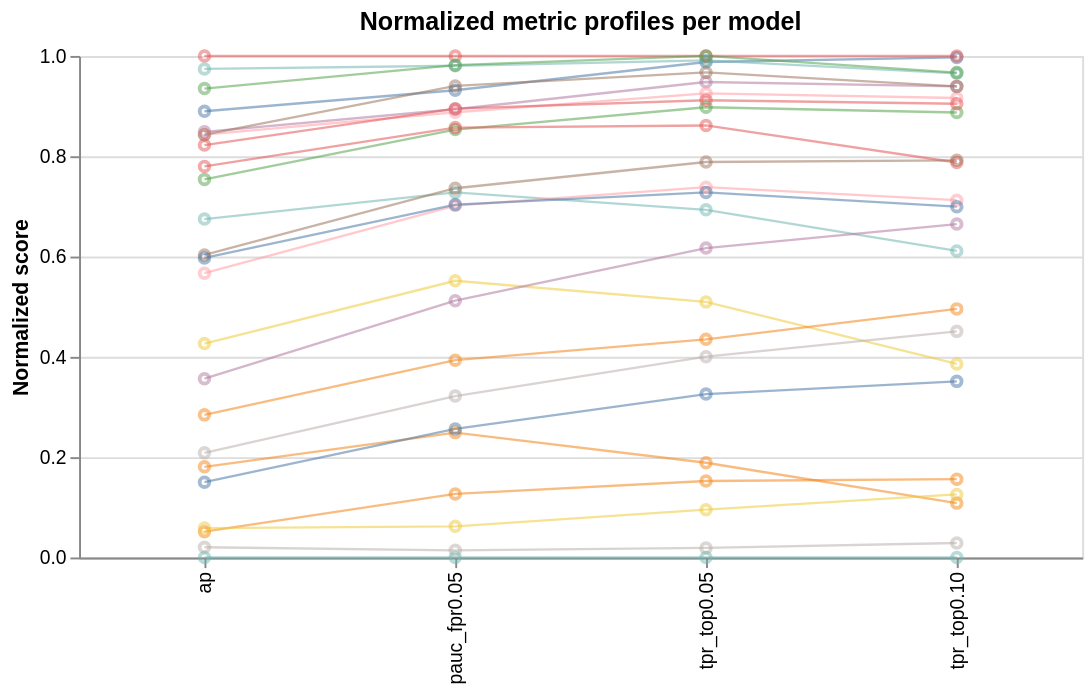

Notebook code cell kept with this figure:
### Markdown cell above
## Altair slope chart (fold pattern)

### Code cell
# --- Altair slope chart (melted dataframe; robust) ---
metric_order = ['ap','pauc_fpr0.05','tpr_top0.05','tpr_top0.10']
metric_order = [m for m in metric_order if m in df.columns]

norm = _normalize_per_metric(df, metric_order)
norm = norm[['run_id'] + metric_order].copy()
for m in metric_order:
    norm[m] = pd.to_numeric(norm[m], errors='coerce')
norm = norm.dropna(subset=metric_order)

# order by mean score
norm['score_mean'] = norm[metric_order].mean(axis=1)
order_by_mean = norm.sort_values('score_mean', ascending=False)['run_id'].tolist()

long = norm.melt(id_vars=['run_id','score_mean'], value_vars=metric_order, var_name='metric', value_name='value')
long['metric'] = pd.Categorical(long['metric'], categories=metric_order, ordered=True)
long['run_id'] = pd.Categorical(long['run_id'], categories=order_by_mean, ordered=True)

print('slope rows:', len(long), 'models:', long['run_id'].nunique())
display(long.head())

base = alt.Chart(long).encode(
    x=alt.X('metric:N', sort=metric_order, title=None),
    y=alt.Y('value:Q', title='Normalized score', scale=alt.Scale(domain=[0,1])),
    detail='run_id:N'
)

lines = base.mark_line(opacity=0.55, strokeWidth=1.2).encode(
    color=alt.Color('run_id:N', legend=None)
)
pts = base.mark_point(size=25, opacity=0.5).encode(color=alt.Color('run_id:N', legend=None))

(lines + pts).properties(width=520, height=260, title='Normalized metric profiles per model')

### Figure 1 — Vega-Lite specification as saved in the notebook (floating-point values rounded to 4 significant figures)
{"config": {"view": {"continuousWidth": 300, "continuousHeight": 300}}, "layer": [{"mark": {"type": "line", "opacity": 0.55, "strokeWidth": 1.2}, "encoding": {"color": {"field": "run_id", "legend": null, "type": "nominal"}, "detail": {"field": "run_id", "type": "nominal"}, "x": {"field": "metric", "sort": ["ap", "pauc_fpr0.05", "tpr_top0.05", "tpr_top0.10"], "title": null, "type": "nominal"}, "y": {"field": "value", "scale": {"domain": [0, 1]}, "title": "Normalized score", "type": "quantitative"}}}, {"mark": {"type": "point", "opacity": 0.5, "size": 25}, "encoding": {"color": {"field": "run_id", "legend": null, "type": "nominal"}, "detail": {"field": "run_id", "type": "nominal"}, "x": {"field": "metric", "sort": ["ap", "pauc_fpr0.05", "tpr_top0.05", "tpr_top0.10"], "title": null, "type": "nominal"}, "y": {"field": "value", "scale": {"domain": [0, 1]}, "title": "Normalized score", "type": "quantitative"}}}], "data": {"name": "data-8a2286879b1d934b1649caff885cc561"}, "height": 260, "title": "Normalized metric profiles per model", "width": 520, "$schema": "https://vega.github.io/schema/vega-lite/v6.1.0.json", "datasets": {"data-8a2286879b1d934b1649caff885cc561": [{"run_id": "t1-exp01-bp-bce", "score_mean": 0.9516, "metric": "ap", "value": 0.8897}, {"run_id": "t1-exp02-bp-bce-rot10", "score_mean": 0.1817, "metric": "ap", "value": 0.1807}, {"run_id": "t1-exp03-bp-focal", "score_mean": 1.0, "metric": "ap", "value": 1.0}, {"run_id": "t1-exp04-bp-focal-rot10", "score_mean": 0.9778, "metric": "ap", "value": 0.974}, {"run_id": "t1-exp05-bp-rat", "score_mean": 0.848, "metric": "ap", "value": 0.7539}, {"run_id": "t1-exp06-bp-rat-rot10", "score_mean": 0.4684, "metric": "ap", "value": 0.4265}, {"run_id": "t1-exp07-bp-sc-bce", "score_mean": 0.9075, "metric": "ap", "value": 0.8488}, {"run_id": "t1-exp08-bp-sc-focal", "score_mean": 0.8931, "metric": "ap", "value": 0.843}, {"run_id": "t1-exp09-bp-sc-rat", "score_mean": 0.9224, "metric": "ap", "value": 0.8431}, {"run_id": "t1-exp10-bp-sc-norm-bce", "score_mean": 0.3454, "metric": "ap", "value": 0.2086}, {"run_id": "t1-exp11-bp-sc-norm-focal", "score_mean": 0.2709, "metric": "ap", "value": 0.1501}, {"run_id": "t1-exp12-bp-sc-norm-rat", "score_mean": 0.1217, "metric": "ap", "value": 0.05134}, {"run_id": "t3-exp01-bp-supstd", "score_mean": 0.8214, "metric": "ap", "value": 0.7796}, {"run_id": "t3-exp02-bp-supstd-rot10", "score_mean": 0.6768, "metric": "ap", "value": 0.6747}, {"run_id": "t3-exp03-bp-sc-supstd", "score_mean": 0.9708, "metric": "ap", "value": 0.935}, {"run_id": "t3-exp04-bp-sc-norm-supstd", "score_mean": 0.08545, "metric": "ap", "value": 0.05858}, {"run_id": "t3-exp05-bp-supmin", "score_mean": 0.5375, "metric": "ap", "value": 0.3564}, {"run_id": "t3-exp06-bp-supmin-rot10", "score_mean": 0.6798, "metric": "ap", "value": 0.5669}, {"run_id": "t3-exp07-bp-sc-supmin", "score_mean": 0.73, "metric": "ap", "value": 0.6032}, {"run_id": "t3-exp08-bp-sc-norm-supmin", "score_mean": 0.02065, "metric": "ap", "value": 0.02034}, {"run_id": "t3-exp09-bp-proto", "score_mean": 0.682, "metric": "ap", "value": 0.5972}, {"run_id": "t3-exp10-bp-proto-rot10", "score_mean": 0.4021, "metric": "ap", "value": 0.2844}, {"run_id": "t3-exp11-bp-sc-proto", "score_mean": 0.8834, "metric": "ap", "value": 0.8223}, {"run_id": "t3-exp12-bp-sc-norm-proto", "score_mean": 0.0, "metric": "ap", "value": 0.0}, {"run_id": "t1-exp01-bp-bce", "score_mean": 0.9516, "metric": "pauc_fpr0.05", "value": 0.9316}, {"run_id": "t1-exp02-bp-bce-rot10", "score_mean": 0.1817, "metric": "pauc_fpr0.05", "value": 0.249}, {"run_id": "t1-exp03-bp-focal", "score_mean": 1.0, "metric": "pauc_fpr0.05", "value": 1.0}, {"run_id": "t1-exp04-bp-focal-rot10", "score_mean": 0.9778, "metric": "pauc_fpr0.05", "value": 0.9805}, {"run_id": "t1-exp05-bp-rat", "score_mean": 0.848, "metric": "pauc_fpr0.05", "value": 0.8532}, {"run_id": "t1-exp06-bp-rat-rot10", "score_mean": 0.4684, "metric": "pauc_fpr0.05", "value": 0.5517}, {"run_id": "t1-exp07-bp-sc-bce", "score_mean": 0.9075, "metric": "pauc_fpr0.05", "value": 0.8937}, {"run_id": "t1-exp08-bp-sc-focal", "score_mean": 0.8931, "metric": "pauc_fpr0.05", "value": 0.8878}, {"run_id": "t1-exp09-bp-sc-rat", "score_mean": 0.9224, "metric": "pauc_fpr0.05", "value": 0.9401}, {"run_id": "t1-exp10-bp-sc-norm-bce", "score_mean": 0.3454, "metric": "pauc_fpr0.05", "value": 0.3219}, {"run_id": "t1-exp11-bp-sc-norm-focal", "score_mean": 0.2709, "metric": "pauc_fpr0.05", "value": 0.2563}, {"run_id": "t1-exp12-bp-sc-norm-rat", "score_mean": 0.1217, "metric": "pauc_fpr0.05", "value": 0.1267}, {"run_id": "t3-exp01-bp-supstd", "score_mean": 0.8214, "metric": "pauc_fpr0.05", "value": 0.8572}, {"run_id": "t3-exp02-bp-supstd-rot10", "score_mean": 0.6768, "metric": "pauc_fpr0.05", "value": 0.728}, {"run_id": "t3-exp03-bp-sc-supstd", "score_mean": 0.9708, "metric": "pauc_fpr0.05", "value": 0.9815}, {"run_id": "t3-exp04-bp-sc-norm-supstd", "score_mean": 0.08545, "metric": "pauc_fpr0.05", "value": 0.06218}, {"run_id": "t3-exp05-bp-supmin", "score_mean": 0.5375, "metric": "pauc_fpr0.05", "value": 0.5119}, {"run_id": "t3-exp06-bp-supmin-rot10", "score_mean": 0.6798, "metric": "pauc_fpr0.05", "value": 0.7016}, {"run_id": "t3-exp07-bp-sc-supmin", "score_mean": 0.73, "metric": "pauc_fpr0.05", "value": 0.7362}, {"run_id": "t3-exp08-bp-sc-norm-supmin", "score_mean": 0.02065, "metric": "pauc_fpr0.05", "value": 0.01431}, {"run_id": "t3-exp09-bp-proto", "score_mean": 0.682, "metric": "pauc_fpr0.05", "value": 0.7036}, {"run_id": "t3-exp10-bp-proto-rot10", "score_mean": 0.4021, "metric": "pauc_fpr0.05", "value": 0.3934}, {"run_id": "t3-exp11-bp-sc-proto", "score_mean": 0.8834, "metric": "pauc_fpr0.05", "value": 0.8949}, {"run_id": "t3-exp12-bp-sc-norm-proto", "score_mean": 0.0, "metric": "pauc_fpr0.05", "value": 0.0}, {"run_id": "t1-exp01-bp-bce", "score_mean": 0.9516, "metric": "tpr_top0.05", "value": 0.9879}, {"run_id": "t1-exp02-bp-bce-rot10", "score_mean": 0.1817, "metric": "tpr_top0.05", "value": 0.1889}, {"run_id": "t1-exp03-bp-focal", "score_mean": 1.0, "metric": "tpr_top0.05", "value": 1.0}, {"run_id": "t1-exp04-bp-focal-rot10", "score_mean": 0.9778, "metric": "tpr_top0.05", "value": 0.9913}, {"run_id": "t1-exp05-bp-rat", "score_mean": 0.848, "metric": "tpr_top0.05", "value": 0.8977}, {"run_id": "t1-exp06-bp-rat-rot10", "score_mean": 0.4684, "metric": "tpr_top0.05", "value": 0.5095}, {"run_id": "t1-exp07-bp-sc-bce", "score_mean": 0.9075, "metric": "tpr_top0.05", "value": 0.948}, {"run_id": "t1-exp08-bp-sc-focal", "score_mean": 0.8931, "metric": "tpr_top0.05", "value": 0.9255}, {"run_id": "t1-exp09-bp-sc-rat", "score_mean": 0.9224, "metric": "tpr_top0.05", "value": 0.9671}, {"run_id": "t1-exp10-bp-sc-norm-bce", "score_mean": 0.3454, "metric": "tpr_top0.05", "value": 0.4003}, {"run_id": "t1-exp11-bp-sc-norm-focal", "score_mean": 0.2709, "metric": "tpr_top0.05", "value": 0.3258}, {"run_id": "t1-exp12-bp-sc-norm-rat", "score_mean": 0.1217, "metric": "tpr_top0.05", "value": 0.1525}, {"run_id": "t3-exp01-bp-supstd", "score_mean": 0.8214, "metric": "tpr_top0.05", "value": 0.8614}, {"run_id": "t3-exp02-bp-supstd-rot10", "score_mean": 0.6768, "metric": "tpr_top0.05", "value": 0.6932}, {"run_id": "t3-exp03-bp-sc-supstd", "score_mean": 0.9708, "metric": "tpr_top0.05", "value": 1.0}, {"run_id": "t3-exp04-bp-sc-norm-supstd", "score_mean": 0.08545, "metric": "tpr_top0.05", "value": 0.09532}, {"run_id": "t3-exp05-bp-supmin", "score_mean": 0.5375, "metric": "tpr_top0.05", "value": 0.617}, {"run_id": "t3-exp06-bp-supmin-rot10", "score_mean": 0.6798, "metric": "tpr_top0.05", "value": 0.7383}, {"run_id": "t3-exp07-bp-sc-supmin", "score_mean": 0.73, "metric": "tpr_top0.05", "value": 0.7886}, {"run_id": "t3-exp08-bp-sc-norm-supmin", "score_mean": 0.02065, "metric": "tpr_top0.05", "value": 0.01906}, {"run_id": "t3-exp09-bp-proto", "score_mean": 0.682, "metric": "tpr_top0.05", "value": 0.7279}, {"run_id": "t3-exp10-bp-proto-rot10", "score_mean": 0.4021, "metric": "tpr_top0.05", "value": 0.435}, {"run_id": "t3-exp11-bp-sc-proto", "score_mean": 0.8834, "metric": "tpr_top0.05", "value": 0.9116}, {"run_id": "t3-exp12-bp-sc-norm-proto", "score_mean": 0.0, "metric": "tpr_top0.05", "value": 0.0}, {"run_id": "t1-exp01-bp-bce", "score_mean": 0.9516, "metric": "tpr_top0.10", "value": 0.9971}, {"run_id": "t1-exp02-bp-bce-rot10", "score_mean": 0.1817, "metric": "tpr_top0.10", "value": 0.1084}, {"run_id": "t1-exp03-bp-focal", "score_mean": 1.0, "metric": "tpr_top0.10", "value": 1.0}, {"run_id": "t1-exp04-bp-focal-rot10", "score_mean": 0.9778, "metric": "tpr_top0.10", "value": 0.9653}, {"run_id": "t1-exp05-bp-rat", "score_mean": 0.848, "metric": "tpr_top0.10", "value": 0.8873}, {"run_id": "t1-exp06-bp-rat-rot10", "score_mean": 0.4684, "metric": "tpr_top0.10", "value": 0.3858}, {"run_id": "t1-exp07-bp-sc-bce", "score_mean": 0.9075, "metric": "tpr_top0.10", "value": 0.9393}, {"run_id": "t1-exp08-bp-sc-focal", "score_mean": 0.8931, "metric": "tpr_top0.10", "value": 0.9162}, {"run_id": "t1-exp09-bp-sc-rat", "score_mean": 0.9224, "metric": "tpr_top0.10", "value": 0.9393}, {"run_id": "t1-exp10-bp-sc-norm-bce", "score_mean": 0.3454, "metric": "tpr_top0.10", "value": 0.4509}, {"run_id": "t1-exp11-bp-sc-norm-focal", "score_mean": 0.2709, "metric": "tpr_top0.10", "value": 0.3512}, {"run_id": "t1-exp12-bp-sc-norm-rat", "score_mean": 0.1217, "metric": "tpr_top0.10", "value": 0.1561}, {"run_id": "t3-exp01-bp-supstd", "score_mean": 0.8214, "metric": "tpr_top0.10", "value": 0.7876}, {"run_id": "t3-exp02-bp-supstd-rot10", "score_mean": 0.6768, "metric": "tpr_top0.10", "value": 0.6113}, {"run_id": "t3-exp03-bp-sc-supstd", "score_mean": 0.9708, "metric": "tpr_top0.10", "value": 0.9668}, {"run_id": "t3-exp04-bp-sc-norm-supstd", "score_mean": 0.08545, "metric": "tpr_top0.10", "value": 0.1257}, {"run_id": "t3-exp05-bp-supmin", "score_mean": 0.5375, "metric": "tpr_top0.10", "value": 0.6647}, {"run_id": "t3-exp06-bp-supmin-rot10", "score_mean": 0.6798, "metric": "tpr_top0.10", "value": 0.7124}, {"run_id": "t3-exp07-bp-sc-supmin", "score_mean": 0.73, "metric": "tpr_top0.10", "value": 0.7919}, {"run_id": "t3-exp08-bp-sc-norm-supmin", "score_mean": 0.02065, "metric": "tpr_top0.10", "value": 0.0289}, {"run_id": "t3-exp09-bp-proto", "score_mean": 0.682, "metric": "tpr_top0.10", "value": 0.6994}, {"run_id": "t3-exp10-bp-proto-rot10", "score_mean": 0.4021, "metric": "tpr_top0.10", "value": 0.4957}, {"run_id": "t3-exp11-bp-sc-proto", "score_mean": 0.8834, "metric": "tpr_top0.10", "value": 0.9046}, {"run_id": "t3-exp12-bp-sc-norm-proto", "score_mean": 0.0, "metric": "tpr_top0.10", "value": 0.0}]}}
